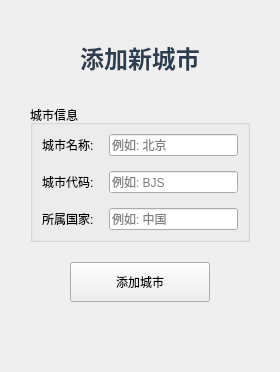
      <widget class="QWidget" name="page_addcity">
       <layout class="QVBoxLayout" name="verticalLayout_9">
        <property name="spacing">
         <number>20</number>
        </property>
        <property name="leftMargin">
         <number>30</number>
        </property>
        <property name="topMargin">
         <number>30</number>
        </property>
        <property name="rightMargin">
         <number>30</number>
        </property>
        <property name="bottomMargin">
         <number>30</number>
        </property>
        <item>
         <widget class="QLabel" name="label_48">
          <property name="styleSheet">
           <string notr="true">font-size: 18pt; font-weight: bold; color: #2c3e50; padding: 10px;</string>
          </property>
          <property name="text">
           <string>添加新城市</string>
          </property>
          <property name="alignment">
           <set>Qt::AlignmentFlag::AlignCenter</set>
          </property>
         </widget>
        </item>
        <item>
         <widget class="QGroupBox" name="groupBox_11">
          <property name="title">
           <string>城市信息</string>
          </property>
          <layout class="QGridLayout" name="gridLayout_10">
           <property name="spacing">
            <number>15</number>
           </property>
           <item row="0" column="0">
            <widget class="QLabel" name="label_49">
             <property name="text">
              <string>城市名称:</string>
             </property>
            </widget>
           </item>
           <item row="0" column="1">
            <widget class="QLineEdit" name="newcityname">
             <property name="placeholderText">
              <string>例如: 北京</string>
             </property>
            </widget>
           </item>
           <item row="1" column="0">
            <widget class="QLabel" name="label_50">
             <property name="text">
              <string>城市代码:</string>
             </property>
            </widget>
           </item>
           <item row="1" column="1">
            <widget class="QLineEdit" name="newcitycode">
             <property name="placeholderText">
              <string>例如: BJS</string>
             </property>
            </widget>
           </item>
           <item row="2" column="0">
            <widget class="QLabel" name="label_51">
             <property name="text">
              <string>所属国家:</string>
             </property>
            </widget>
           </item>
           <item row="2" column="1">
            <widget class="QLineEdit" name="newcitycountry">
             <property name="placeholderText">
              <string>例如: 中国</string>
             </property>
            </widget>
           </item>
          </layout>
         </widget>
        </item>
        <item>
         <layout class="QHBoxLayout" name="horizontalLayout_10">
          <item>
           <spacer name="horizontalSpacer_15">
            <property name="orientation">
             <enum>Qt::Orientation::Horizontal</enum>
            </property>
            <property name="sizeHint" stdset="0">
             <size>
              <width>40</width>
              <height>20</height>
             </size>
            </property>
           </spacer>
          </item>
          <item>
           <widget class="QPushButton" name="btn_addcity">
            <property name="minimumSize">
             <size>
              <width>140</width>
              <height>40</height>
             </size>
            </property>
            <property name="text">
             <string>添加城市</string>
            </property>
           </widget>
          </item>
          <item>
           <spacer name="horizontalSpacer_16">
            <property name="orientation">
             <enum>Qt::Orientation::Horizontal</enum>
            </property>
            <property name="sizeHint" stdset="0">
             <size>
              <width>40</width>
              <height>20</height>
             </size>
            </property>
           </spacer>
          </item>
         </layout>
        </item>
        <item>
         <spacer name="verticalSpacer_6">
          <property name="orientation">
           <enum>Qt::Orientation::Vertical</enum>
          </property>
          <property name="sizeHint" stdset="0">
           <size>
            <width>20</width>
            <height>40</height>
           </size>
          </property>
         </spacer>
        </item>
       </layout>
      </widget>
